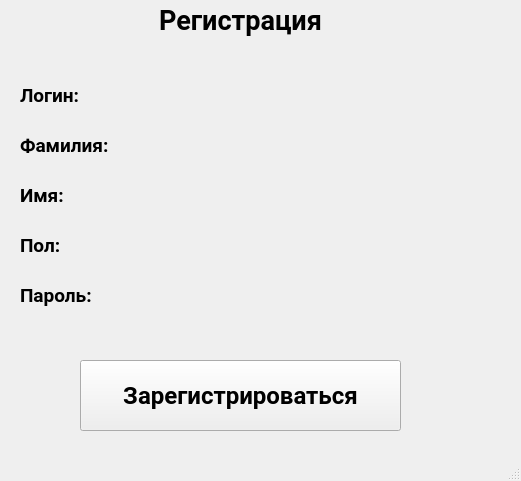
<?xml version="1.0" encoding="UTF-8"?>
<ui version="4.0">
 <class>MainWindow</class>
 <widget class="QMainWindow" name="MainWindow">
  <property name="geometry">
   <rect>
    <x>0</x>
    <y>0</y>
    <width>521</width>
    <height>481</height>
   </rect>
  </property>
  <property name="windowTitle">
   <string>MainWindow</string>
  </property>
  <widget class="QWidget" name="centralwidget">
   <widget class="QLabel" name="label">
    <property name="geometry">
     <rect>
      <x>130</x>
      <y>0</y>
      <width>221</width>
      <height>41</height>
     </rect>
    </property>
    <property name="font">
     <font>
      <family>Roboto</family>
      <pointsize>20</pointsize>
      <weight>75</weight>
      <bold>true</bold>
     </font>
    </property>
    <property name="text">
     <string>Регистрация</string>
    </property>
    <property name="alignment">
     <set>Qt::AlignCenter</set>
    </property>
   </widget>
   <widget class="QLabel" name="label_2">
    <property name="geometry">
     <rect>
      <x>20</x>
      <y>80</y>
      <width>81</width>
      <height>31</height>
     </rect>
    </property>
    <property name="font">
     <font>
      <family>Roboto</family>
      <pointsize>14</pointsize>
      <weight>75</weight>
      <bold>true</bold>
     </font>
    </property>
    <property name="text">
     <string>Логин:</string>
    </property>
   </widget>
   <widget class="QLabel" name="label_3">
    <property name="geometry">
     <rect>
      <x>20</x>
      <y>130</y>
      <width>111</width>
      <height>31</height>
     </rect>
    </property>
    <property name="font">
     <font>
      <family>Roboto</family>
      <pointsize>14</pointsize>
      <weight>75</weight>
      <bold>true</bold>
     </font>
    </property>
    <property name="text">
     <string>Фамилия:</string>
    </property>
   </widget>
   <widget class="QLabel" name="label_4">
    <property name="geometry">
     <rect>
      <x>20</x>
      <y>180</y>
      <width>111</width>
      <height>31</height>
     </rect>
    </property>
    <property name="font">
     <font>
      <family>Roboto</family>
      <pointsize>14</pointsize>
      <weight>75</weight>
      <bold>true</bold>
     </font>
    </property>
    <property name="text">
     <string>Имя:</string>
    </property>
   </widget>
   <widget class="QLabel" name="label_5">
    <property name="geometry">
     <rect>
      <x>20</x>
      <y>230</y>
      <width>111</width>
      <height>31</height>
     </rect>
    </property>
    <property name="font">
     <font>
      <family>Roboto</family>
      <pointsize>14</pointsize>
      <weight>75</weight>
      <bold>true</bold>
     </font>
    </property>
    <property name="text">
     <string>Пол:</string>
    </property>
   </widget>
   <widget class="QLabel" name="label_6">
    <property name="geometry">
     <rect>
      <x>20</x>
      <y>280</y>
      <width>111</width>
      <height>31</height>
     </rect>
    </property>
    <property name="font">
     <font>
      <family>Roboto</family>
      <pointsize>14</pointsize>
      <weight>75</weight>
      <bold>true</bold>
     </font>
    </property>
    <property name="text">
     <string>Пароль:</string>
    </property>
   </widget>
   <widget class="QPushButton" name="pushButton">
    <property name="geometry">
     <rect>
      <x>80</x>
      <y>360</y>
      <width>321</width>
      <height>71</height>
     </rect>
    </property>
    <property name="font">
     <font>
      <family>Roboto</family>
      <pointsize>18</pointsize>
      <weight>75</weight>
      <bold>true</bold>
     </font>
    </property>
    <property name="text">
     <string>Зарегистрироваться</string>
    </property>
   </widget>
  </widget>
  <widget class="QMenuBar" name="menubar">
   <property name="geometry">
    <rect>
     <x>0</x>
     <y>0</y>
     <width>521</width>
     <height>26</height>
    </rect>
   </property>
  </widget>
  <widget class="QStatusBar" name="statusbar"/>
 </widget>
 <resources/>
 <connections/>
</ui>
